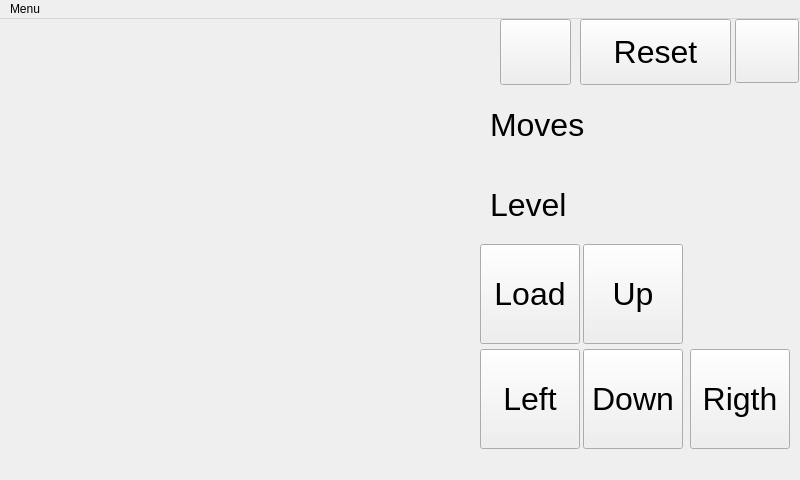
<?xml version="1.0" encoding="UTF-8"?>
<ui version="4.0">
 <class>MainWindow</class>
 <widget class="QMainWindow" name="MainWindow">
  <property name="geometry">
   <rect>
    <x>0</x>
    <y>0</y>
    <width>800</width>
    <height>480</height>
   </rect>
  </property>
  <property name="windowTitle">
   <string>Pusher</string>
  </property>
  <widget class="QWidget" name="centralWidget">
   <widget class="QPushButton" name="btnClose">
    <property name="geometry">
     <rect>
      <x>735</x>
      <y>0</y>
      <width>64</width>
      <height>64</height>
     </rect>
    </property>
    <property name="text">
     <string/>
    </property>
    <property name="icon">
     <iconset resource="resources.qrc">
      <normaloff>:/icons/close.png</normaloff>:/icons/close.png</iconset>
    </property>
    <property name="iconSize">
     <size>
      <width>64</width>
      <height>64</height>
     </size>
    </property>
   </widget>
   <widget class="QLabel" name="lblMoves">
    <property name="geometry">
     <rect>
      <x>490</x>
      <y>70</y>
      <width>321</width>
      <height>71</height>
     </rect>
    </property>
    <property name="font">
     <font>
      <pointsize>24</pointsize>
     </font>
    </property>
    <property name="text">
     <string>Moves</string>
    </property>
   </widget>
   <widget class="QPushButton" name="btnLeft">
    <property name="geometry">
     <rect>
      <x>480</x>
      <y>330</y>
      <width>100</width>
      <height>100</height>
     </rect>
    </property>
    <property name="minimumSize">
     <size>
      <width>64</width>
      <height>64</height>
     </size>
    </property>
    <property name="maximumSize">
     <size>
      <width>128</width>
      <height>128</height>
     </size>
    </property>
    <property name="font">
     <font>
      <pointsize>24</pointsize>
     </font>
    </property>
    <property name="text">
     <string>Left</string>
    </property>
   </widget>
   <widget class="QPushButton" name="btnRigth">
    <property name="geometry">
     <rect>
      <x>690</x>
      <y>330</y>
      <width>100</width>
      <height>100</height>
     </rect>
    </property>
    <property name="minimumSize">
     <size>
      <width>64</width>
      <height>64</height>
     </size>
    </property>
    <property name="maximumSize">
     <size>
      <width>128</width>
      <height>128</height>
     </size>
    </property>
    <property name="font">
     <font>
      <pointsize>24</pointsize>
     </font>
    </property>
    <property name="text">
     <string>Rigth</string>
    </property>
   </widget>
   <widget class="QPushButton" name="btnUp">
    <property name="geometry">
     <rect>
      <x>583</x>
      <y>225</y>
      <width>100</width>
      <height>100</height>
     </rect>
    </property>
    <property name="minimumSize">
     <size>
      <width>1</width>
      <height>1</height>
     </size>
    </property>
    <property name="maximumSize">
     <size>
      <width>128</width>
      <height>128</height>
     </size>
    </property>
    <property name="font">
     <font>
      <pointsize>24</pointsize>
     </font>
    </property>
    <property name="text">
     <string>Up</string>
    </property>
   </widget>
   <widget class="QPushButton" name="btnDown">
    <property name="geometry">
     <rect>
      <x>583</x>
      <y>330</y>
      <width>100</width>
      <height>100</height>
     </rect>
    </property>
    <property name="minimumSize">
     <size>
      <width>64</width>
      <height>64</height>
     </size>
    </property>
    <property name="maximumSize">
     <size>
      <width>128</width>
      <height>128</height>
     </size>
    </property>
    <property name="font">
     <font>
      <pointsize>24</pointsize>
     </font>
    </property>
    <property name="text">
     <string>Down</string>
    </property>
   </widget>
   <widget class="QPushButton" name="btnReset">
    <property name="geometry">
     <rect>
      <x>580</x>
      <y>0</y>
      <width>151</width>
      <height>66</height>
     </rect>
    </property>
    <property name="font">
     <font>
      <pointsize>24</pointsize>
     </font>
    </property>
    <property name="text">
     <string>Reset</string>
    </property>
   </widget>
   <widget class="QLabel" name="lblLevel">
    <property name="geometry">
     <rect>
      <x>490</x>
      <y>150</y>
      <width>251</width>
      <height>71</height>
     </rect>
    </property>
    <property name="font">
     <font>
      <pointsize>24</pointsize>
     </font>
    </property>
    <property name="text">
     <string>Level</string>
    </property>
   </widget>
   <widget class="QPushButton" name="btnMenu">
    <property name="geometry">
     <rect>
      <x>500</x>
      <y>0</y>
      <width>71</width>
      <height>66</height>
     </rect>
    </property>
    <property name="font">
     <font>
      <pointsize>24</pointsize>
     </font>
    </property>
    <property name="text">
     <string/>
    </property>
    <property name="icon">
     <iconset resource="resources.qrc">
      <normaloff>:/icons/fullsize.png</normaloff>:/icons/fullsize.png</iconset>
    </property>
    <property name="iconSize">
     <size>
      <width>64</width>
      <height>64</height>
     </size>
    </property>
    <property name="flat">
     <bool>false</bool>
    </property>
   </widget>
   <widget class="QPushButton" name="btnLoad">
    <property name="geometry">
     <rect>
      <x>480</x>
      <y>225</y>
      <width>100</width>
      <height>100</height>
     </rect>
    </property>
    <property name="minimumSize">
     <size>
      <width>1</width>
      <height>1</height>
     </size>
    </property>
    <property name="maximumSize">
     <size>
      <width>128</width>
      <height>128</height>
     </size>
    </property>
    <property name="font">
     <font>
      <pointsize>24</pointsize>
     </font>
    </property>
    <property name="text">
     <string>Load</string>
    </property>
   </widget>
  </widget>
  <widget class="QMenuBar" name="menuBar">
   <property name="geometry">
    <rect>
     <x>0</x>
     <y>0</y>
     <width>800</width>
     <height>25</height>
    </rect>
   </property>
   <widget class="QMenu" name="menuMenu">
    <property name="title">
     <string>Menu</string>
    </property>
    <addaction name="actionNew_Game"/>
    <addaction name="actionSave_Game"/>
    <addaction name="actionLoad_Game"/>
    <addaction name="actionHelp"/>
   </widget>
   <addaction name="menuMenu"/>
  </widget>
  <action name="actionUp">
   <property name="text">
    <string>up</string>
   </property>
   <property name="shortcut">
    <string>Up</string>
   </property>
  </action>
  <action name="actionDown">
   <property name="text">
    <string>down</string>
   </property>
   <property name="shortcut">
    <string>Down</string>
   </property>
  </action>
  <action name="actionLeft">
   <property name="text">
    <string>left</string>
   </property>
   <property name="shortcut">
    <string>Left</string>
   </property>
  </action>
  <action name="actionRigth">
   <property name="text">
    <string>rigth</string>
   </property>
   <property name="shortcut">
    <string>Right</string>
   </property>
  </action>
  <action name="actionUp_2">
   <property name="text">
    <string>up</string>
   </property>
   <property name="shortcut">
    <string>W</string>
   </property>
  </action>
  <action name="actionDown_2">
   <property name="text">
    <string>down</string>
   </property>
   <property name="shortcut">
    <string>S</string>
   </property>
  </action>
  <action name="actionLeft_2">
   <property name="text">
    <string>left</string>
   </property>
   <property name="shortcut">
    <string>A</string>
   </property>
  </action>
  <action name="actionRigth_2">
   <property name="text">
    <string>rigth</string>
   </property>
   <property name="shortcut">
    <string>D</string>
   </property>
  </action>
  <action name="actionNew_Game">
   <property name="text">
    <string>New Game</string>
   </property>
  </action>
  <action name="actionSave_Game">
   <property name="text">
    <string>!! Save Game</string>
   </property>
  </action>
  <action name="actionLoad_Game">
   <property name="text">
    <string>Load Game</string>
   </property>
   <property name="toolTip">
    <string>Load Game</string>
   </property>
  </action>
  <action name="actionHelp">
   <property name="text">
    <string>!! Help</string>
   </property>
  </action>
 </widget>
 <layoutdefault spacing="6" margin="11"/>
 <resources>
  <include location="resources.qrc"/>
 </resources>
 <connections/>
</ui>
